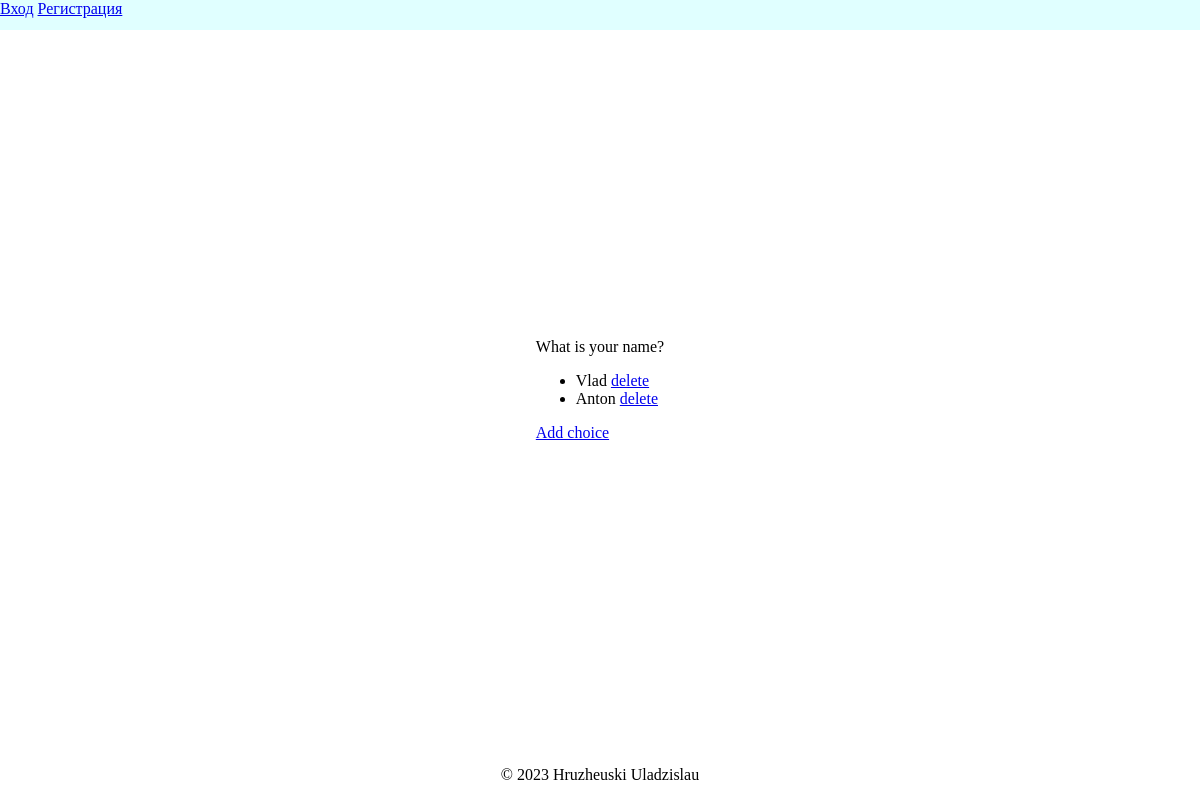
/question/1/what-is-your-name, run on the app's committed database.
### polls/models.py (models this page shows, shortened)
class Question(models.Model):
    question_text = models.CharField(max_length=200)
    creator = models.ForeignKey(User, on_delete=models.CASCADE)
    pub_date = models.DateTimeField(auto_now_add=True)
    slug = models.SlugField(unique=False, db_index=True, default=question_text)
    def __str__(self):
        return self.question_text

class Choice(models.Model):
    choice_text = models.CharField(max_length=100)
    question = models.ForeignKey(Question, on_delete=models.CASCADE)
    def __str__(self):
        return self.choice_text

### polls/views.py (the view)
# urls.py: path('question/<int:question_id>/<slug:question_slug>', show_question, name='show_question'),
def show_question(request, question_id, question_slug):
    question = get_object_or_404(Question, id=question_id)
    choices = question.choice_set.all()
    context = {
        'question': question,
        'choices': choices,
    }
    return render(request, 'polls/show_question.html', context)

### polls/templates/polls/show_question.html
{% extends "polls/base.html" %}
{% load crispy_forms_filters %}
{% block content %}
<div class="container">
    <div class="content-section">
        {{ question }}
        <ul>
            {% for choice in choices %}
                <li>
                    {{ choice }}
                    <a href="{% url 'delete_choice' choice.id%}">delete</a>
                </li>
            {% endfor %}
        </ul>
        <a href="{% url 'create_choice' question.id %}">Add choice</a>
    </div>
</div>
{% endblock content %}

### polls/static/polls/css/style.css (style rules this page uses)
html, body { height: 100%; width: 100%; }
body { min-height: 100vh; margin:0; display:flex; flex-direction:column; }
.container { height: 90%; display: flex; align-items: center; justify-content: center; }

### data on the page
Question: question_text "What is your name?"
Choice: choice_text "Vlad"
Choice: choice_text "Anton"
